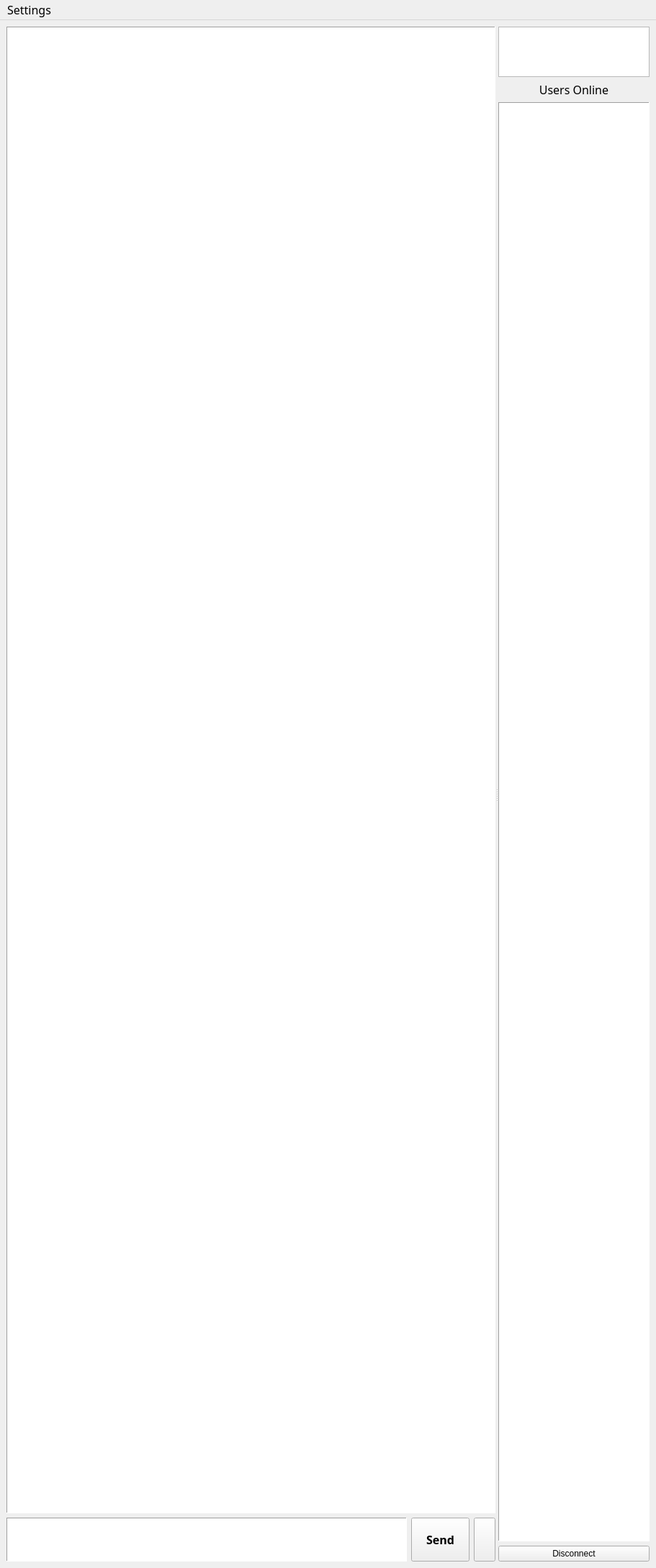
<?xml version="1.0" encoding="UTF-8"?>
<ui version="4.0">
 <class>ChatWidget</class>
 <widget class="QMainWindow" name="ChatWidget">
  <property name="geometry">
   <rect>
    <x>0</x>
    <y>0</y>
    <width>911</width>
    <height>722</height>
   </rect>
  </property>
  <property name="windowTitle">
   <string>MainWindow</string>
  </property>
  <property name="styleSheet">
   <string notr="true"/>
  </property>
  <widget class="QWidget" name="centralwidget">
   <property name="sizePolicy">
    <sizepolicy hsizetype="Expanding" vsizetype="Expanding">
     <horstretch>0</horstretch>
     <verstretch>0</verstretch>
    </sizepolicy>
   </property>
   <property name="styleSheet">
    <string notr="true"/>
   </property>
   <layout class="QHBoxLayout" name="horizontalLayout_2">
    <item>
     <widget class="QSplitter" name="splitter">
      <property name="orientation">
       <enum>Qt::Horizontal</enum>
      </property>
      <widget class="QWidget" name="layoutWidget">
       <layout class="QVBoxLayout" name="verticalLayout_2">
        <item>
         <widget class="QListWidget" name="Dialog_2">
          <property name="styleSheet">
           <string notr="true"/>
          </property>
          <property name="frameShape">
           <enum>QFrame::Panel</enum>
          </property>
          <property name="resizeMode">
           <enum>QListView::Adjust</enum>
          </property>
          <property name="batchSize">
           <number>100</number>
          </property>
          <property name="wordWrap">
           <bool>true</bool>
          </property>
         </widget>
        </item>
        <item>
         <layout class="QHBoxLayout" name="horizontalLayout">
          <item>
           <widget class="QTextEdit" name="MessageLine">
            <property name="sizePolicy">
             <sizepolicy hsizetype="Expanding" vsizetype="Fixed">
              <horstretch>0</horstretch>
              <verstretch>0</verstretch>
             </sizepolicy>
            </property>
            <property name="minimumSize">
             <size>
              <width>556</width>
              <height>61</height>
             </size>
            </property>
            <property name="maximumSize">
             <size>
              <width>16777215</width>
              <height>16777215</height>
             </size>
            </property>
            <property name="font">
             <font>
              <family>Helvetica</family>
              <pointsize>11</pointsize>
             </font>
            </property>
            <property name="styleSheet">
             <string notr="true"/>
            </property>
            <property name="frameShape">
             <enum>QFrame::Panel</enum>
            </property>
            <property name="html">
             <string>&lt;!DOCTYPE HTML PUBLIC &quot;-//W3C//DTD HTML 4.0//EN&quot; &quot;http://www.w3.org/TR/REC-html40/strict.dtd&quot;&gt;
&lt;html&gt;&lt;head&gt;&lt;meta name=&quot;qrichtext&quot; content=&quot;1&quot; /&gt;&lt;style type=&quot;text/css&quot;&gt;
p, li { white-space: pre-wrap; }
&lt;/style&gt;&lt;/head&gt;&lt;body style=&quot; font-family:'Helvetica'; font-size:11pt; font-weight:400; font-style:normal;&quot;&gt;
&lt;p style=&quot;-qt-paragraph-type:empty; margin-top:0px; margin-bottom:0px; margin-left:0px; margin-right:0px; -qt-block-indent:0; text-indent:0px;&quot;&gt;&lt;br /&gt;&lt;/p&gt;&lt;/body&gt;&lt;/html&gt;</string>
            </property>
           </widget>
          </item>
          <item>
           <widget class="QPushButton" name="SendButton">
            <property name="sizePolicy">
             <sizepolicy hsizetype="Fixed" vsizetype="Fixed">
              <horstretch>0</horstretch>
              <verstretch>0</verstretch>
             </sizepolicy>
            </property>
            <property name="minimumSize">
             <size>
              <width>81</width>
              <height>61</height>
             </size>
            </property>
            <property name="maximumSize">
             <size>
              <width>81</width>
              <height>61</height>
             </size>
            </property>
            <property name="font">
             <font>
              <family>Gadugi</family>
              <pointsize>12</pointsize>
              <weight>75</weight>
              <bold>true</bold>
             </font>
            </property>
            <property name="cursor">
             <cursorShape>PointingHandCursor</cursorShape>
            </property>
            <property name="styleSheet">
             <string notr="true"/>
            </property>
            <property name="text">
             <string>Send</string>
            </property>
           </widget>
          </item>
          <item>
           <widget class="QPushButton" name="loadImageButton">
            <property name="minimumSize">
             <size>
              <width>30</width>
              <height>61</height>
             </size>
            </property>
            <property name="styleSheet">
             <string notr="true"/>
            </property>
            <property name="text">
             <string/>
            </property>
           </widget>
          </item>
         </layout>
        </item>
       </layout>
      </widget>
      <widget class="QWidget" name="layoutWidget">
       <layout class="QVBoxLayout" name="verticalLayout">
        <item>
         <widget class="QListWidget" name="usernameWidget"/>
        </item>
        <item>
         <widget class="QLabel" name="label">
          <property name="font">
           <font>
            <family>Gadugi</family>
            <pointsize>12</pointsize>
           </font>
          </property>
          <property name="styleSheet">
           <string notr="true"/>
          </property>
          <property name="text">
           <string>Users Online</string>
          </property>
          <property name="alignment">
           <set>Qt::AlignCenter</set>
          </property>
         </widget>
        </item>
        <item>
         <widget class="QListWidget" name="Users">
          <property name="minimumSize">
           <size>
            <width>200</width>
            <height>2000</height>
           </size>
          </property>
          <property name="styleSheet">
           <string notr="true"/>
          </property>
          <property name="frameShape">
           <enum>QFrame::Panel</enum>
          </property>
         </widget>
        </item>
        <item>
         <widget class="QPushButton" name="pushButton">
          <property name="styleSheet">
           <string notr="true"/>
          </property>
          <property name="text">
           <string>Disconnect</string>
          </property>
          <property name="checkable">
           <bool>false</bool>
          </property>
         </widget>
        </item>
       </layout>
      </widget>
     </widget>
    </item>
   </layout>
  </widget>
  <widget class="QMenuBar" name="menubar">
   <property name="geometry">
    <rect>
     <x>0</x>
     <y>0</y>
     <width>911</width>
     <height>26</height>
    </rect>
   </property>
   <property name="font">
    <font>
     <family>Gadugi</family>
     <pointsize>12</pointsize>
    </font>
   </property>
   <property name="styleSheet">
    <string notr="true"/>
   </property>
   <property name="nativeMenuBar">
    <bool>true</bool>
   </property>
   <widget class="QMenu" name="menuSettings">
    <property name="font">
     <font>
      <family>Gadugi</family>
      <pointsize>12</pointsize>
     </font>
    </property>
    <property name="styleSheet">
     <string notr="true"/>
    </property>
    <property name="title">
     <string>Settings</string>
    </property>
    <addaction name="actionStyle"/>
   </widget>
   <addaction name="menuSettings"/>
  </widget>
  <action name="actionTheme">
   <property name="text">
    <string>Theme</string>
   </property>
   <property name="shortcutContext">
    <enum>Qt::WindowShortcut</enum>
   </property>
  </action>
  <action name="actionSelect_color">
   <property name="text">
    <string>Select color</string>
   </property>
  </action>
  <action name="actionStyle">
   <property name="text">
    <string>Style</string>
   </property>
   <property name="font">
    <font>
     <family>Gadugi</family>
     <pointsize>12</pointsize>
    </font>
   </property>
  </action>
 </widget>
 <resources/>
 <connections/>
</ui>
